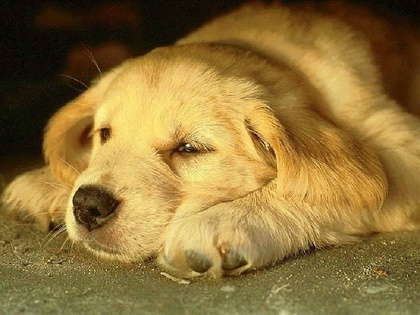
%> input picture Image_Processing_prt3/pies.jpg, 420 x 315 px, shrunk from 640 x 480 before the run
$ octave zad1_6_3_b.m   (GNU Octave 9; MATLAB toolbox functions it lacks are replaced by stand-ins)
%> lines starting %> are read from the running program, lines starting %| are printed output that depends on the picture
clc
clear all
close all

op = imfinfo('pies.jpg');
[x, map] = imread('pies.jpg');
%> x is the input picture: size 315x420x3 uint8; mean R, G, B 141.5, 113.7, 56.8
%> map = []

x = rgb2gray(x);
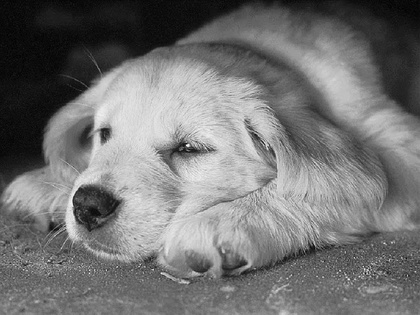
%> x: size 315x420 uint8; min 1, max 251, mean 115.5

%x = im2double(img);
%comp     :0-80 -> 0-255
%strech     :80-160 -> 0-255
%strech     :160-255 -> 0-256

%to find max value of Image
% max(max(Image_in))

%to find image resolution:
[m, n] = size(x);
%> m = 315; n = 420

for i = 1:80
    lut(i) = 255/80*i;
end

for i = 80:160
    lut(i) = 255/80*i - 255;
end

for i = 160:255
    lut(i) = 255/95*i - 429.473;
end

% gray level modification using LUT
for i=1:m
    for j=1:n
        %gray values of input image are index for LUT table
        % Image_out(y) = LUT(Image_in)
        y(i,j) = lut(x(i,j)+1);
    end
end
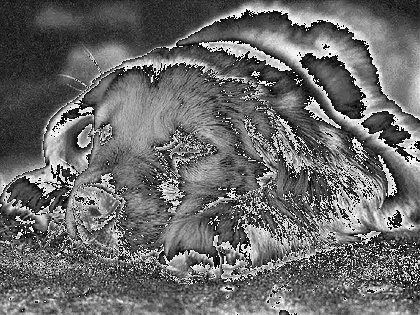
%> y: size 315x420 double; min 0, max 251.8, mean 106.4

t = 1:80;
t1 = 80:160;
t2 = 160:255;

plot(t,lut(t),t1,lut(t1),'b-',t2,lut(t2)),title('Table - LUT')
xlabel('Gayscale range of Input image F')
ylabel('Gayscale range of Output image G')
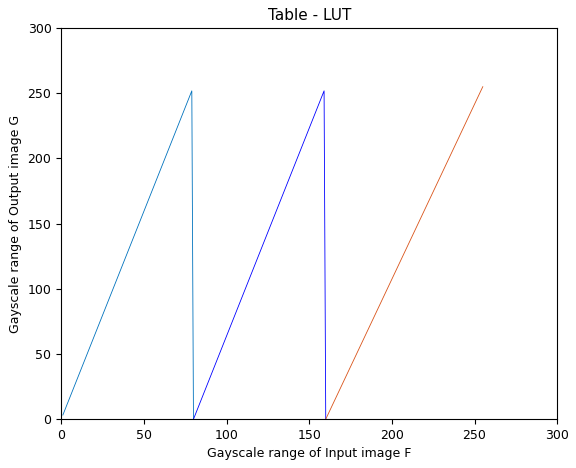
%> figure redrawn from the program's plot data; curve peaks at x = 79, y = 251.8; curve peaks at x = 159, y = 251.8; curve peaks at x = 255, y = 255

figure(2)
% I
subplot(331),subimage(uint8(x),gray(256)),title('Input Image')
subplot(332),imhist(uint8(x),gray(256)),title('Histogram In')
subplot(335),plot(t,lut(t),t1,lut(t1),'b-',t2,lut(t2)),title('LUT')
%y
subplot(337),subimage(uint8(y),gray(256)),title('Output Image')
subplot(338),imhist(uint8(y),gray(256)),title('Histogram Out')
%> after `title('Histogram Out')`:
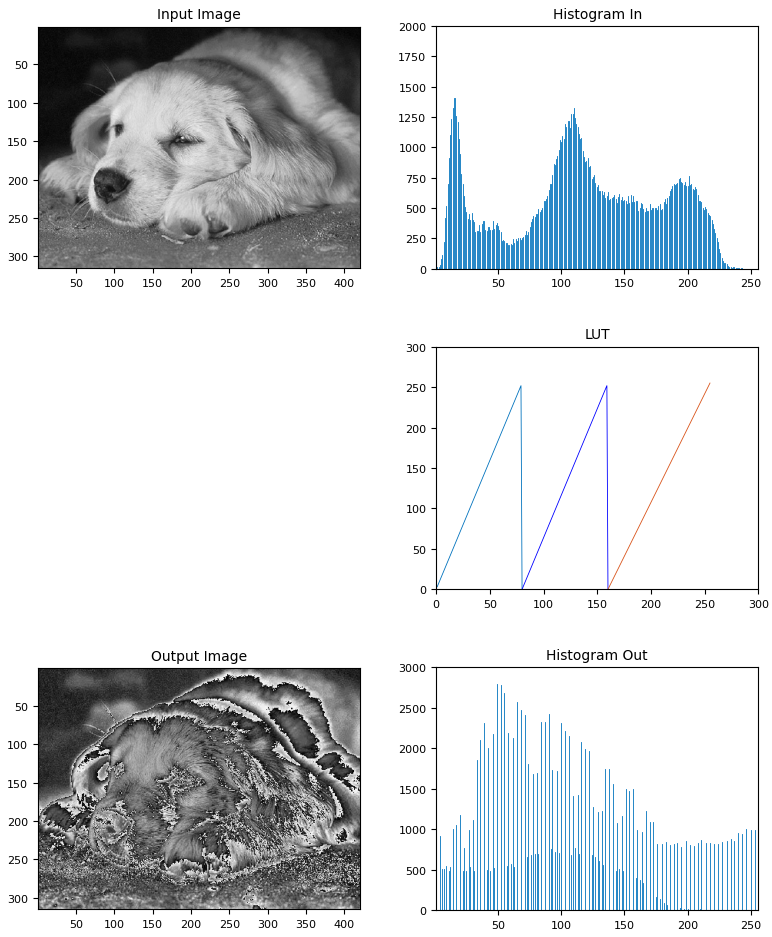
%> figure redrawn from the program's plot data, 5 panels
